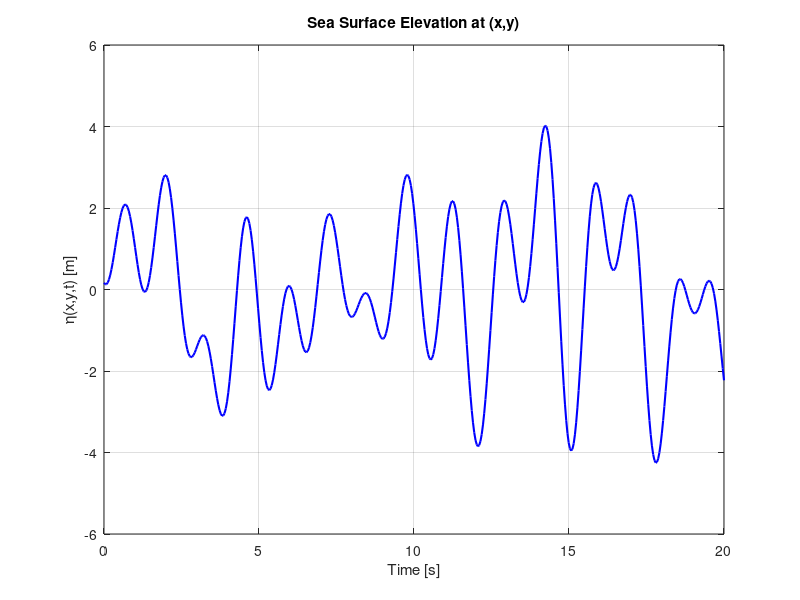

Reproduce this figure in MATLAB.
clear; clc; close all;

%% -------------------- PARAMETERS --------------------
spreadingFunctionConstant = 5; % n
waveHeading = 0;               % mean wave heading (deg)
waveHeadingSpread = 30;        % +/- range for wave heading (deg)
waveHeadingSpreadBins = 10;    % number of bins

spreadWidth = 2*waveHeadingSpread / waveHeadingSpreadBins; % width of bins (deg)

% Bin edges and centers
spreadBinsEdge = linspace(-waveHeadingSpread + waveHeading, waveHeadingSpread + waveHeading, waveHeadingSpreadBins+1);
spreadBinCentre = (spreadBinsEdge(1:end-1) + spreadBinsEdge(2:end))/2;

% Directional spreading weights
k = gamma(spreadingFunctionConstant/2 + 1) / (sqrt(pi)*gamma(spreadingFunctionConstant/2 + 1/2)); 
D = k * cos(deg2rad(spreadBinCentre) - deg2rad(waveHeading)).^spreadingFunctionConstant;
Dnorm = D * deg2rad(spreadWidth) / sum(D * deg2rad(spreadWidth));  % normalized

%% Frequency spectrum
nSamples = 50;
omega = linspace(0, 5, nSamples);  % rad/s
S_omega = sin(omega).^2;           % example spectrum
domega = mean(diff(omega));        % frequency step

%% -------------------- AMPLITUDES --------------------
% Multidirectional amplitude matrix: A(n,m) = sqrt(2 * S * D * domega)
A_dir = sqrt(2 * (S_omega' * Dnorm) .* domega);  % size: nSamples x waveHeadingSpreadBins

% Sum of squared amplitudes over directions
A_dir_sum = sum(sqrt(sum(A_dir.^2, 2)))  % nSamples x 1, sqrt(sum(A_nm^2)) to conserve energy

% Unidirectional amplitude for the same S_omega
A_uni = sum(sqrt(2 * S_omega .* domega))  % nSamples x 1

%% -------------------- SEA SURFACE ELEVATION --------------------
% Spatial points (x,y)
x = 0;
y = 0;

% Random phase for each frequency and direction
phi = 2*pi*rand(nSamples, waveHeadingSpreadBins);

% Wave numbers (deep water, k = omega^2 / g)
g = 9.81;
k_n = omega.^2 / g;  % vector of length nSamples

% Time vector
t = linspace(0, 20, 500);  % seconds
eta = zeros(size(t));

% Compute eta(x,y,t)
for i = 1:length(t)
    cosArg = omega'*t(i) - k_n'*(x*cosd(spreadBinCentre) + y*sind(spreadBinCentre)) + phi;
    eta(i) = sum(sum(A_dir .* cos(cosArg)));
end

%% -------------------- PLOT --------------------
figure;
plot(t, eta, 'b', 'LineWidth', 1.5)
xlabel('Time [s]')
ylabel('\eta(x,y,t) [m]')
title('Sea Surface Elevation at (x,y)')
grid on
